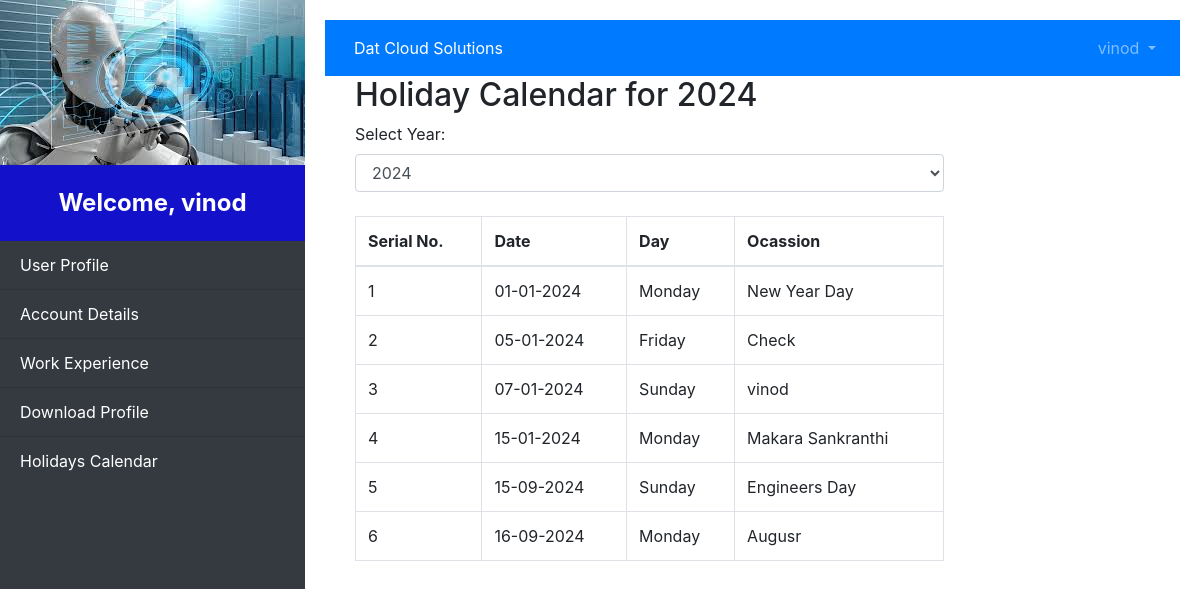
The app's page /holidays-calendar/ (signed in) with its own data.
### employees/models.py (models this page shows, shortened)
class Holiday(models.Model):
    name = models.CharField(max_length=255)
    date = models.DateField()
    year = models.IntegerField()
    class Meta:
        unique_together = ('name', 'date') # ensure no duplicate entries

### employees/views.py (the view)
# urls.py: path('holidays-calendar/', holidays_calendar, name='holidays_calendar'),
def holidays_calendar(request):
    current_year = timezone.now().year
    selected_year = request.GET.get('year', current_year)
    holidays = Holiday.objects.filter(year=selected_year).order_by('date')
    available_years = Holiday.objects.values_list('year', flat=True).distinct()
    context = {
        'holidays': holidays,
        'selected_year': selected_year,
        'available_years': available_years,
        'username': request.user.username,  # To display username in the dashboard
    }
    return render(request, 'holidays_calendar.html', context)

### employees/templates/holidays_calendar.html
{% extends 'base.html' %}
{% block content %}
<div class="col-md-9">
    <h2>Holiday Calendar for {{ selected_year }}</h2>
    <form method="GET" action="{% url 'holidays_calendar' %}">
        <label for="year">Select Year:</label>
        <select name="year" id="year" class="form-control" onchange="this.form.submit()">
            {% for year in available_years %}
                <option value="{{ year }}" {% if year == selected_year|stringformat:"s" %}selected{% endif %}>{{ year }}</option>
            {% endfor %}
        </select>
    </form>
    <table class="table table-bordered mt-4">
        <thead>
            <tr>
                <th>Serial No.</th>
                <th>Date</th>
                <th>Day</th>
                <th>Ocassion</th>
            </tr>
        </thead>
        <tbody>
            {% for holiday in holidays %}
            <tr>
                <td>{{ forloop.counter }}</td>
                <td>{{ holiday.date|date:"d-m-Y" }}</td>
                <td>{{ holiday.date|date:"l" }}</td>
                <td>{{ holiday.name }}</td>
            </tr>
            {% empty %}
            <tr>
                <td colspan="2" class="text-center">No holidays for {{ selected_year }}</td>
            </tr>
            {% endfor %}
        </tbody>
    </table>
</div>
</div>
</div>
{% endblock %}

### employees/templates/base.html (shortened to what this page needs)
<!DOCTYPE html>
<html lang="en">
<head>
    {% load static %}
    <link href="https://stackpath.bootstrapcdn.com/bootstrap/4.5.2/css/bootstrap.min.css" rel="stylesheet">
</head>
<body>
    {% if request.user.is_authenticated %}
    <div id="wrapper">
        <div id="sidebar-wrapper">
            <img src="{% static 'img/download.jpeg' %}" alt="Google Logo" class="logo">
            <div class="sidebar-heading">
                Welcome, {{ user.username }}
            </div>
            <div class="list-group list-group-flush">
                <a href="{% url 'user_profile' %}" class="list-group-item list-group-item-action">User Profile</a>
                <a href="{% url 'account_details' %}" class="list-group-item list-group-item-action">Account Details</a>
                <a href="{% url 'work_experience' %}" class="list-group-item list-group-item-action">Work Experience</a>
                <a href="{% url 'download_profile' %}" class="list-group-item list-group-item-action">Download Profile</a>
                <a href="{% url 'holidays_calendar' %}" class="list-group-item list-group-item-action">Holidays Calendar</a>
            </div>
        </div>
        <div id="page-content-wrapper">
            <nav class="navbar navbar-expand-lg navbar-dark bg-primary">
                <button class="btn btn-primary" id="menu-toggle">Dat Cloud Solutions</button>
                <div class="collapse navbar-collapse justify-content-end">
                    <ul class="navbar-nav">
                        <li class="nav-item dropdown">
                            <a class="nav-link dropdown-toggle" href="#" id="navbarDropdown" role="button" data-toggle="dropdown">
                                {{ user.username }}
                            </a>
                        </li>
                    </ul>
                </div>
            </nav>
            <div class="container-fluid">
                {% block content %}{% endblock %}
            </div>
    {% endif %}
</body>
</html>

### employees/templates/base.html (style rules this page uses)
body { display: flex; min-height: 100vh; flex-direction: column; }
#wrapper { display: flex; width: 100%; }
#sidebar-wrapper { background-color: #343a40; min-width: 250px; height: 100vh; color: white; }
.sidebar-heading { padding: 20px; text-align: center; font-size: 1.5em; font-weight: bold; background-color: #1411cb; }
.list-group-item { background-color: #343a40; color: white; }
#page-content-wrapper { flex: 1; padding: 20px; }
.navbar { margin-bottom: 0; }

### records on screen
Holiday: date "01-01-2024", date "Monday", name "New Year Day"
Holiday: date "05-01-2024", date "Friday", name "Check"
Holiday: date "07-01-2024", date "Sunday", name "vinod"
Holiday: date "15-01-2024", date "Monday", name "Makara Sankranthi"
Holiday: date "15-09-2024", date "Sunday", name "Engineers Day"
Holiday: date "16-09-2024", date "Monday", name "Augusr"

### other values on screen
{{ user.username }} "vinod"
{{ selected_year }} "2024"
form field year "2024"
